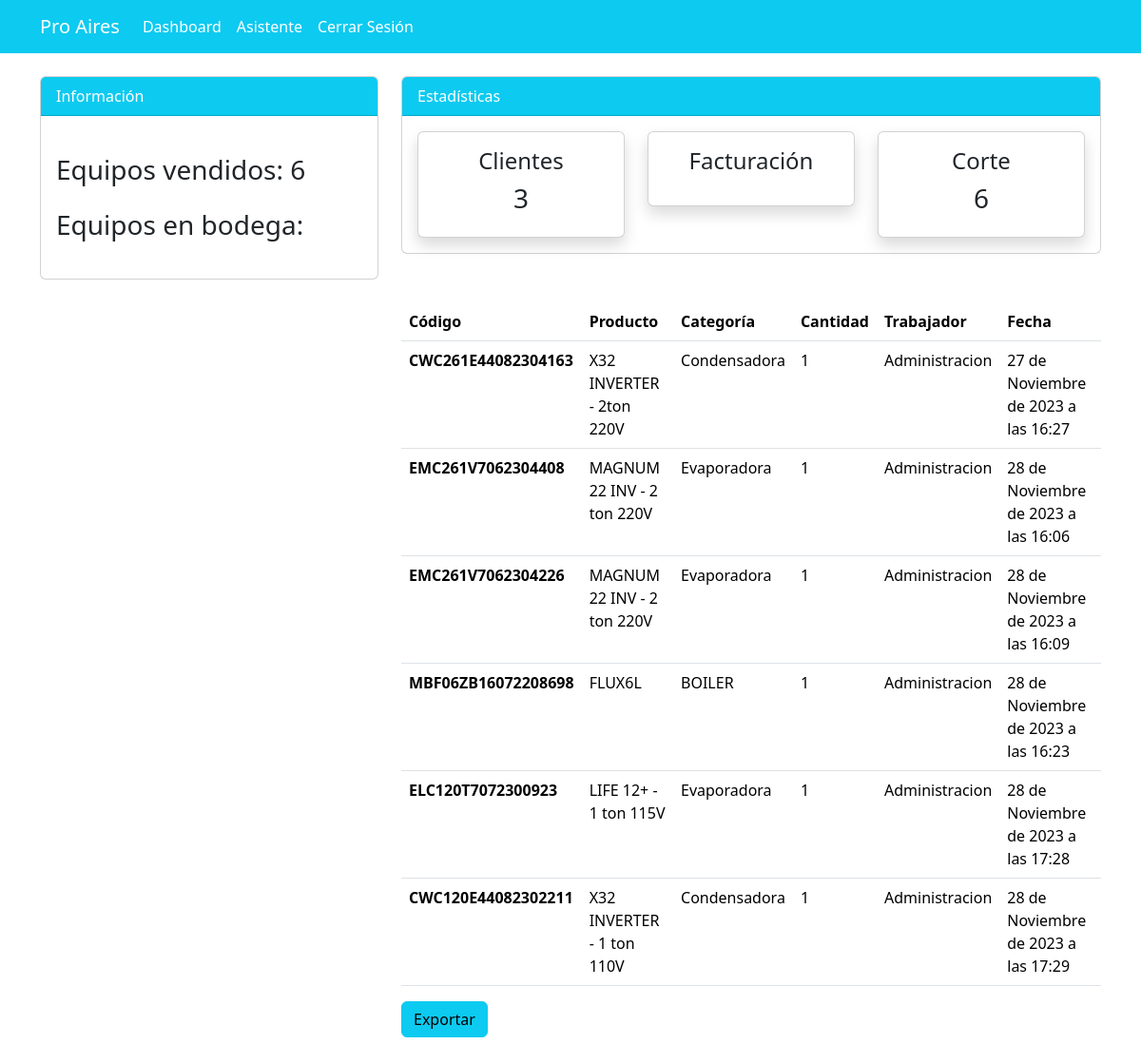
The app's page /registro_ventas/ (signed in) with its own data.
### dashboard/models.py (models this page shows, shortened)
class Order(models.Model):
    product = models.ForeignKey(Producto, on_delete=models.CASCADE)
    staff = models.ForeignKey(User, models.CASCADE)
    order_quantity = models.PositiveBigIntegerField()
    date = models.DateTimeField(auto_now_add=True)
    customer = models.ForeignKey(Customer, on_delete=models.CASCADE)
    class Meta:
        verbose_name_plural = 'Pedidos'

class Producto(models.Model):
    code = models.CharField(max_length=20)
    name = models.CharField(max_length=100)
    category = models.CharField(max_length=20)
    quantity = models.PositiveIntegerField()
    type = models.CharField(max_length=100, default=None)
    precio = models.DecimalField(max_digits=20, decimal_places=2, default=1000.00)
    created_at = models.DateTimeField(auto_now_add=True)
    updated_at = models.DateTimeField(auto_now=True)
    price_update = models.DateTimeField(default=None, null=True, blank=True)

### pos/views.py (the view)
# urls.py: path('registro_ventas/', views.pos_corte , name='pos-corte'),
@login_required
def pos_corte(request):
    orders = Order.objects.all()
    orders_count = orders.count()
    total_order_quantity = orders.aggregate(Sum('order_quantity'))['order_quantity__sum']
    customer_count = Customer.objects.count()
    context = {
        'orders': orders,
        'orders_count': orders_count,
        'total_order_quantity':total_order_quantity ,
        'customer_count': customer_count,
    }
    return render(request, 'pos/pos_corte.html', context)

### templates/pos/pos_corte.html (shortened to what this page needs)
{% extends 'partials/base.html'%}
{% block content %}
{% include 'partials/topnav_pos.html' %}
  <div class="container">
    <div class="row my-4">
        <div class="col-md-4">
        </div>
        <div class="col-md-8">
            <table class="table bg-white">
                <thead class="bg-info">
                    <tr class="text-white">
                        <th scope="col">Código</th>
                        <th scope="col">Producto</th>
                        <th scope="col">Categoría</th>
                        <th scope="col">Cantidad</th>
                        <th scope="col">Trabajador</th>
                        <th scope="col">Fecha</th>
                    </tr>
                </thead>
                <tbody>
                {% for order in orders %}
                    <tr>
                    <th scope="col">{{ order.product.code }}</td>
                    <td>{{ order.product.name }}</td>
                    <td>{{ order.product.category }}</td>
                    <td>{{ order.order_quantity }}</td>
                    <td>{{ order.staff.username }}</td>
                    <td>{{ order.date }}</td>
                    </tr>
                {% endfor %}
                </tbody>
            </table>
            <h3 class="btn btn-info">
                <a class="nav-link" href="{% url 'dashboard-order-csv' %}"> Exportar </a>
            </h3>
        </div>
    </div>
</div>
{% endblock %}

### templates/partials/nav.html (shortened to what this page needs)
 <nav class="navbar navbar-expand-lg navbar-info bg-info">
    {% if user.is_authenticated %}
    <div class="container" color="blue">
        <a class="navbar-brand text-white" href="{% url 'pos-index' %}">Pro Aires</a>
        <div class="collapse navbar-collapse" id="navbarSupportedContent">
            <ul class="navbar-nav mr-auto">
                <li class="nav-item active">
                    <a class="nav-link text-white" href="{% url 'dashboard-index' %}">  Dashboard </a>
                </li>
            </ul>
            <ul class="navbar-nav ml-auto">
                <li class="nav-item active">
                    <a class="nav-link text-white" href="{% url 'user-profile' %}">{{user.username}}</a>
                </li>
                <li class="nav-item">
                    <a class="nav-link text-white" href="{% url 'user-logout' %}"> Cerrar Sesión</a>
                </li>
            </ul>
            {% endif %}
        </div>
    </div>
</nav>

### static/style.css (style rules this page uses)
body { background: rgb(230, 227, 227); }

### records on screen
Order: product.code "CWC261E44082304163", product.name "X32 INVERTER - 2ton 220V", product.category "Condensadora", order_quantity "1", staff.username "Administracion", date "27 de Noviembre de 2023 a las 16:27"
Order: product.code "EMC261V7062304408", product.name "MAGNUM 22 INV - 2 ton 220V", product.category "Evaporadora", order_quantity "1", staff.username "Administracion", date "28 de Noviembre de 2023 a las 16:06"
Order: product.code "EMC261V7062304226", product.name "MAGNUM 22 INV - 2 ton 220V", product.category "Evaporadora", order_quantity "1", staff.username "Administracion", date "28 de Noviembre de 2023 a las 16:09"
Order: product.code "MBF06ZB16072208698", product.name "FLUX6L", product.category "BOILER", order_quantity "1", staff.username "Administracion", date "28 de Noviembre de 2023 a las 16:23"
Order: product.code "ELC120T7072300923", product.name "LIFE 12+ - 1 ton 115V", product.category "Evaporadora", order_quantity "1", staff.username "Administracion", date "28 de Noviembre de 2023 a las 17:28"
Order: product.code "CWC120E44082302211", product.name "X32 INVERTER - 1 ton 110V", product.category "Condensadora", order_quantity "1", staff.username "Administracion", date "28 de Noviembre de 2023 a las 17:29"

### other values on screen
{{ user.username }} "Asistente"
{{ total_order_quantity }} "6"
{{ customer_count }} "3"
{{ orders_count }} "6"
